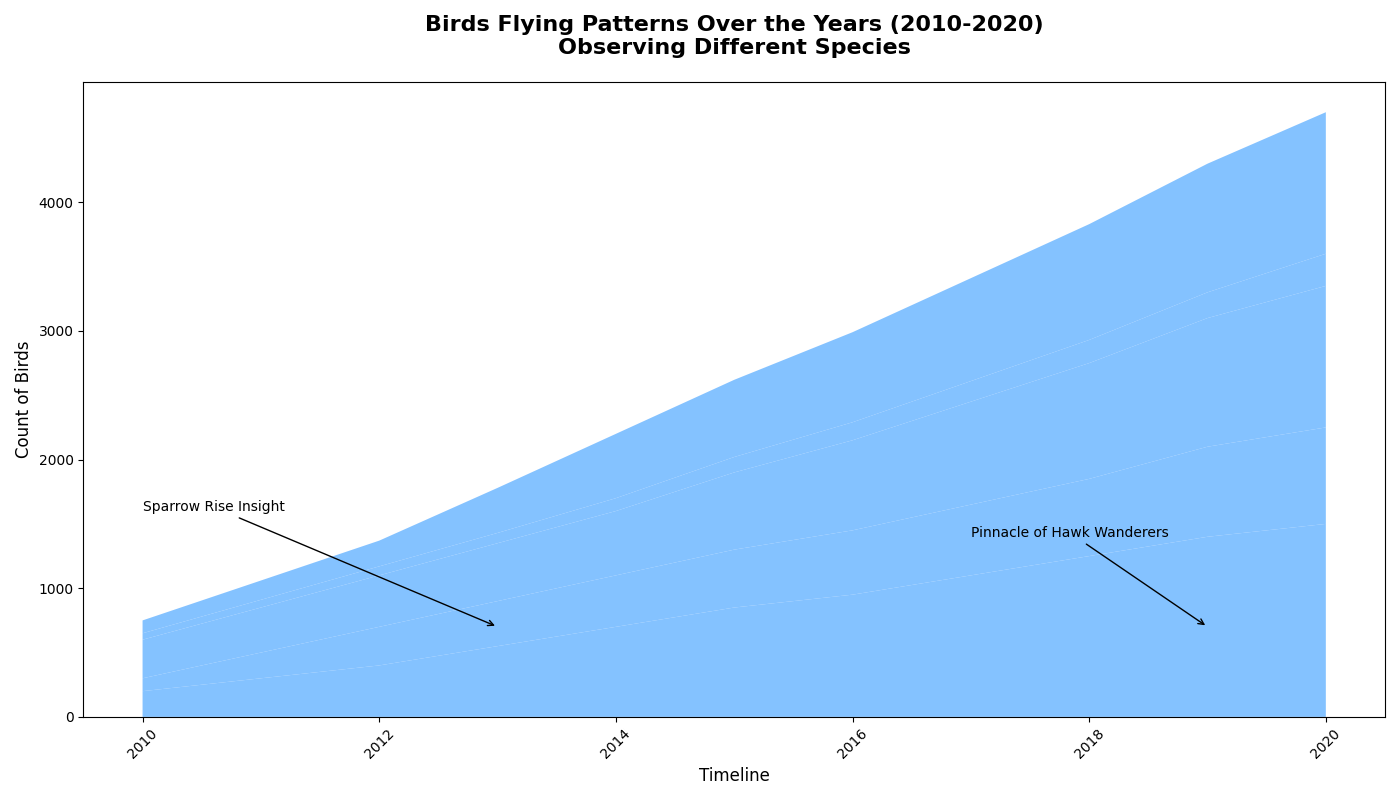

Recreate this plot in Python.
import matplotlib.pyplot as plt
import numpy as np

years = np.arange(2010, 2021)

sparrows = np.array([200, 300, 400, 550, 700, 850, 950, 1100, 1250, 1400, 1500])
hawks = np.array([100, 200, 300, 350, 400, 450, 500, 550, 600, 700, 750])
swallows = np.array([300, 350, 400, 450, 500, 600, 700, 800, 900, 1000, 1100])
pelicans = np.array([50, 60, 70, 80, 100, 120, 140, 160, 180, 200, 250])
geese = np.array([100, 150, 200, 350, 500, 600, 700, 800, 900, 1000, 1100])

bird_migrations = np.vstack([sparrows, hawks, swallows, pelicans, geese])

fig, ax = plt.subplots(figsize=(14, 8))

single_color = '#66b3ff'

ax.stackplot(years, bird_migrations, colors=[single_color]*bird_migrations.shape[0], alpha=0.8)

# Randomly altered textual elements
ax.set_title("Birds Flying Patterns Over the Years (2010-2020)\nObserving Different Species", 
             fontsize=16, fontweight='bold', pad=20)
ax.set_xlabel("Timeline", fontsize=12)
ax.set_ylabel("Count of Birds", fontsize=12)

ax.annotate('Sparrow Rise Insight', xy=(2013, 700), xytext=(2010, 1600),
            arrowprops=dict(facecolor='black', arrowstyle='->'), fontsize=10)
ax.annotate('Pinnacle of Hawk Wanderers', xy=(2019, 700), xytext=(2017, 1400),
            arrowprops=dict(facecolor='black', arrowstyle='->'), fontsize=10)

plt.xticks(rotation=45)

plt.tight_layout(rect=[0, 0, 1, 1])

plt.show()
